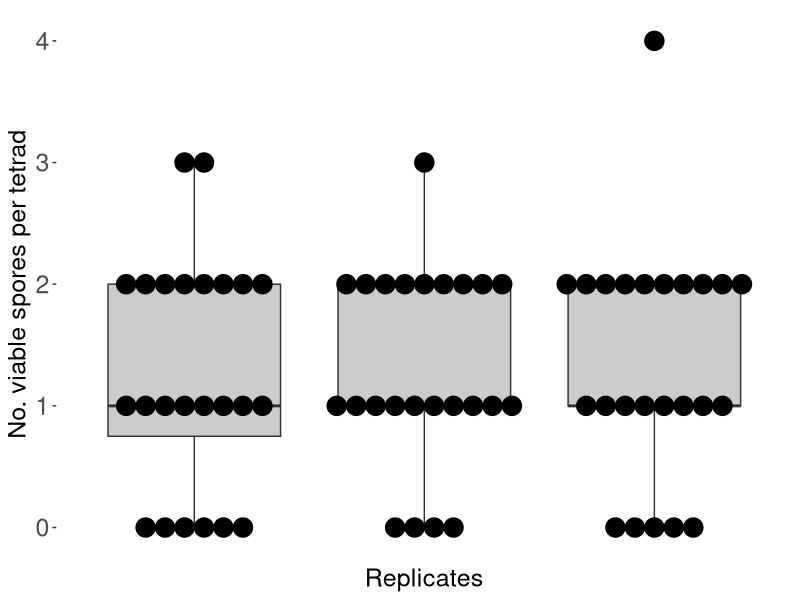
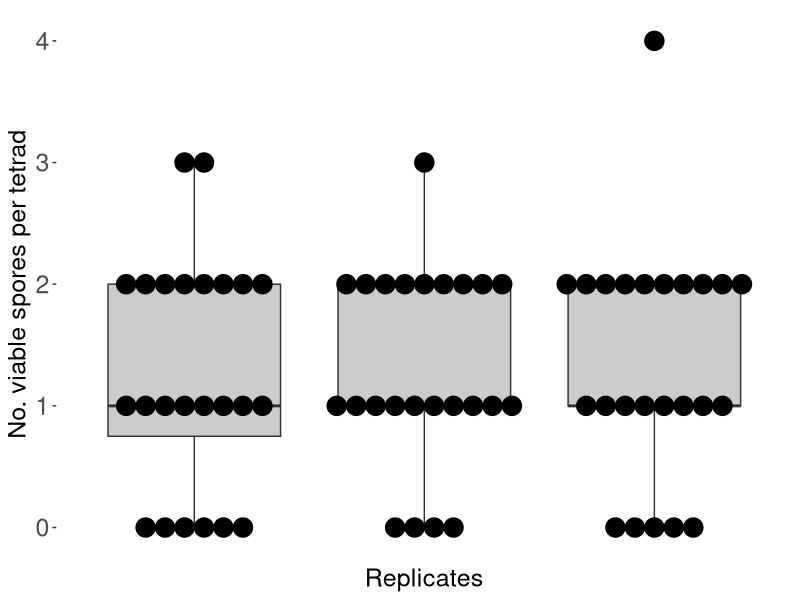

Here is the R script that generated these plots, in order:
# author:aniafijarczyk
library(ggplot2)
library(dplyr)
library(tidyr)


df <- read.table("./input_files/sporulation_data.tab", sep = "\t", header = TRUE)
dd <- df %>% gather(key = "Replicate", value = "Spores", JT1:JT3)


p <-ggplot(dd) + aes(x = Replicate, y = Spores) +
  geom_boxplot(fill = "grey80") +
  geom_dotplot(binaxis='y', stackdir='center',dotsize=1.2, stackratio = 1) +
  labs(x = "Replicates", y = "No. viable spores per tetrad") +
  theme(panel.background = element_blank(),
        panel.grid = element_blank(),
        axis.title = element_text(size = 18),
        axis.text.x = element_blank(),
        axis.ticks.x = element_blank(),
        axis.text.y = element_text(size = 18))
p

pdf("plotDotplot.pdf",w=7,h=4)
p
dev.off()
